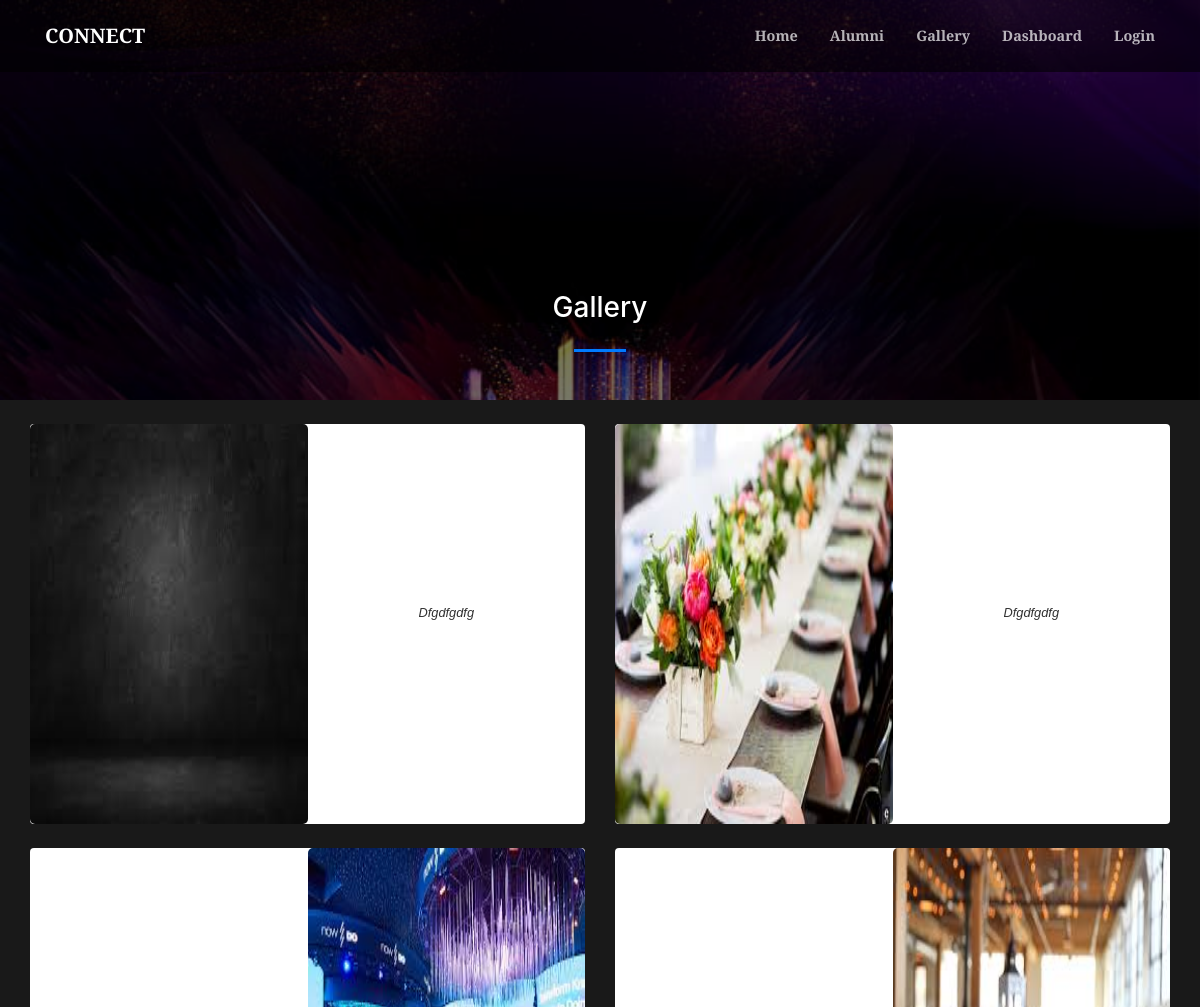
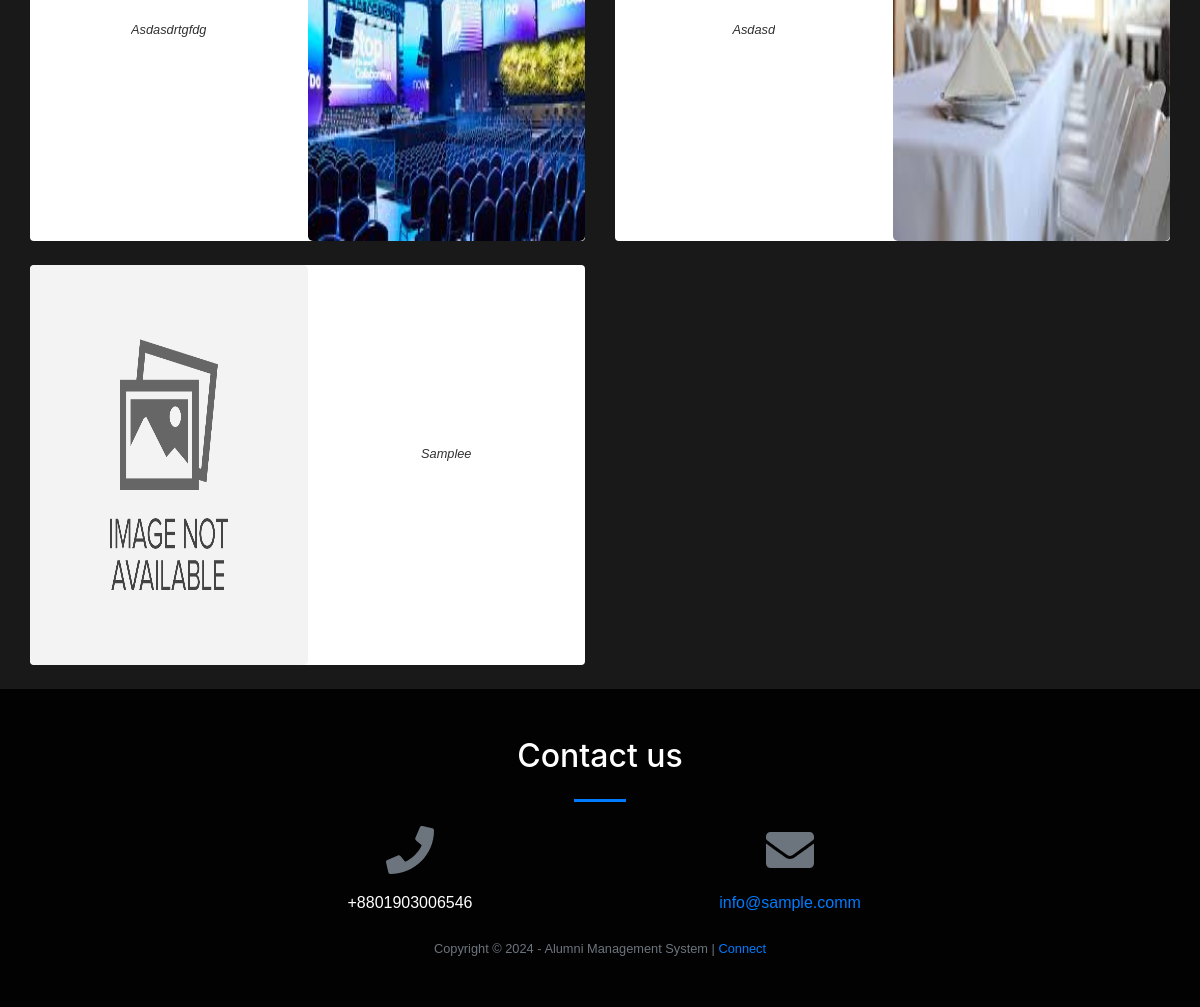
The page /index.php?page=gallery on the database its author committed (2 pictures, top to bottom).
### tables this page shows
CREATE TABLE `gallery` (
  `id` int(30) NOT NULL,
  `about` text NOT NULL,
  `created` datetime NOT NULL DEFAULT current_timestamp()
);

### gallery.php (the view, shortened to what this page needs)
<?php
include 'admin/db_connect.php';
?>
        <header class="masthead">
            <div class="container-fluid h-100">
                <div class="row h-100 align-items-center justify-content-center text-center">
                    <div class="col-lg-8 align-self-end mb-4 page-title">
                        <h3 class="text-white">Gallery</h3>
                        <hr class="divider my-4" />
                    </div>
                </div>
            </div>
        </header>
            <div class="container-fluid mt-3 pt-2">
                <div class="row-items">
                <div class="col-lg-12">
                    <div class="row">
                <?php
                $rtl ='rtl';
                $ci= 0;
                $img = array();
                $fpath = 'admin/assets/uploads/gallery';
                $files= is_dir($fpath) ? scandir($fpath) : array();
                foreach($files as $val){
                    if(!in_array($val, array('.','..'))){
                        $n = explode('_',$val);
                        $img[$n[0]] = $val;
                    }
                }
                $gallery = $conn->query("SELECT * from gallery order by id desc");
                while($row = $gallery->fetch_assoc()):
                    $ci++;
                    if($ci < 3){
                        $rtl = '';
                    }else{
                        $rtl = 'rtl';
                    }
                    if($ci == 4){
                        $ci = 0;
                    }
                ?>
                <div class="col-md-6">
                <div class="card gallery-list <?php echo $rtl ?>" data-id="<?php echo $row['id'] ?>">
                        <div class="gallery-img" card-img-top>
                            <img src="<?php echo isset($img[$row['id']]) && is_file($fpath.'/'.$img[$row['id']]) ? $fpath.'/'.$img[$row['id']] :'' ?>" alt="">
                        </div>
                    <div class="card-body">
                        <div class="row align-items-center justify-content-center text-center h-100">
                            <div class="">
                                <div>
                                <span class="truncate" style="font-size: inherit;"><small><?php echo ucwords($row['about']) ?></small></span>
                                    <br>
                                </div>
                            </div>
                        </div>
                    </div>
                </div>
                <br>
                </div>
                <?php endwhile; ?>
                </div>
                </div>
                </div>
            </div>

### gallery.php (style rules this page uses)
.gallery-list { cursor: pointer; border: unset; flex-direction: inherit; }
.gallery-img,.gallery-list .card-body { width: calc(50%) }
.gallery-img img { border-radius: 5px; min-height: 50vh; max-width: calc(100%); }
header.masthead,header.masthead:before { min-height: 50vh !important; height: 50vh !important }
.row-items { position: relative; }
.rtl { direction: rtl ; }
.masthead { min-height: 23vh !important; height: 23vh !important; }
.masthead:before { min-height: 23vh !important; height: 23vh !important; }

### rows shown on the page
gallery: shows a picture, about "Dfgdfgdfg"
gallery: shows a picture, about "Dfgdfgdfg"
gallery: shows a picture, about "Asdasdrtgfdg"
gallery: shows a picture, about "Asdasd"
gallery: shows a picture, about "Samplee"

### other values the page prints
$_SESSION['system']['email'] "info@sample.comm"
$_SESSION['system']['name'] "Alumni Management System"
